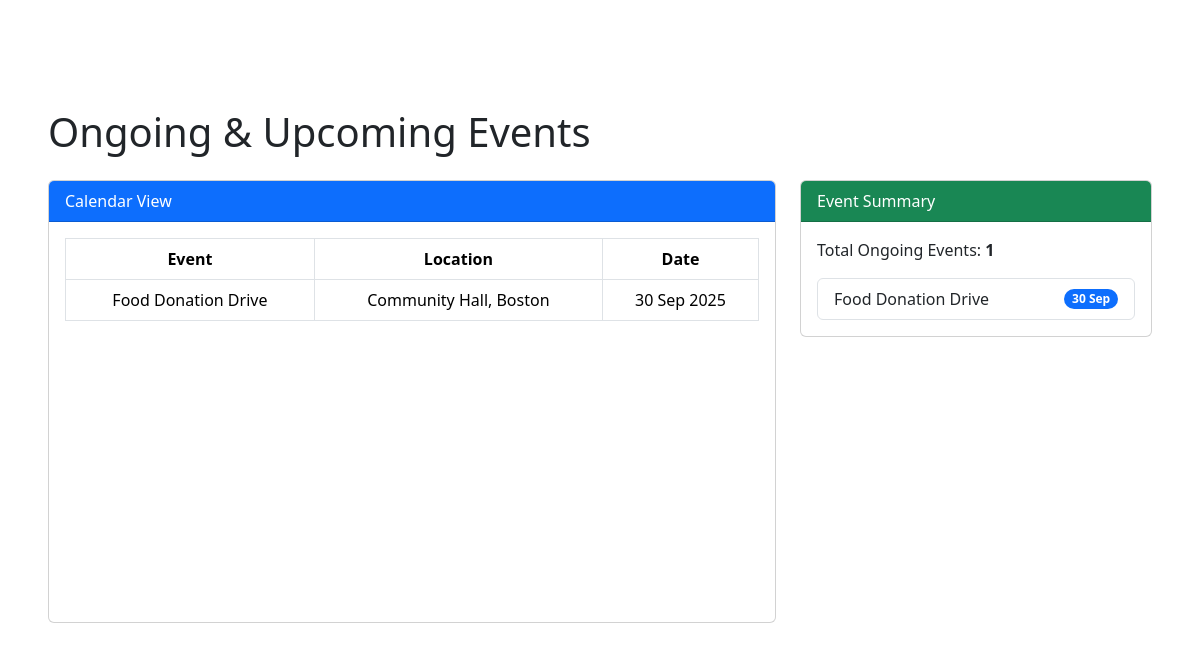
The page /pages/admin/events/events_calendar.php on the database as committed earlier.
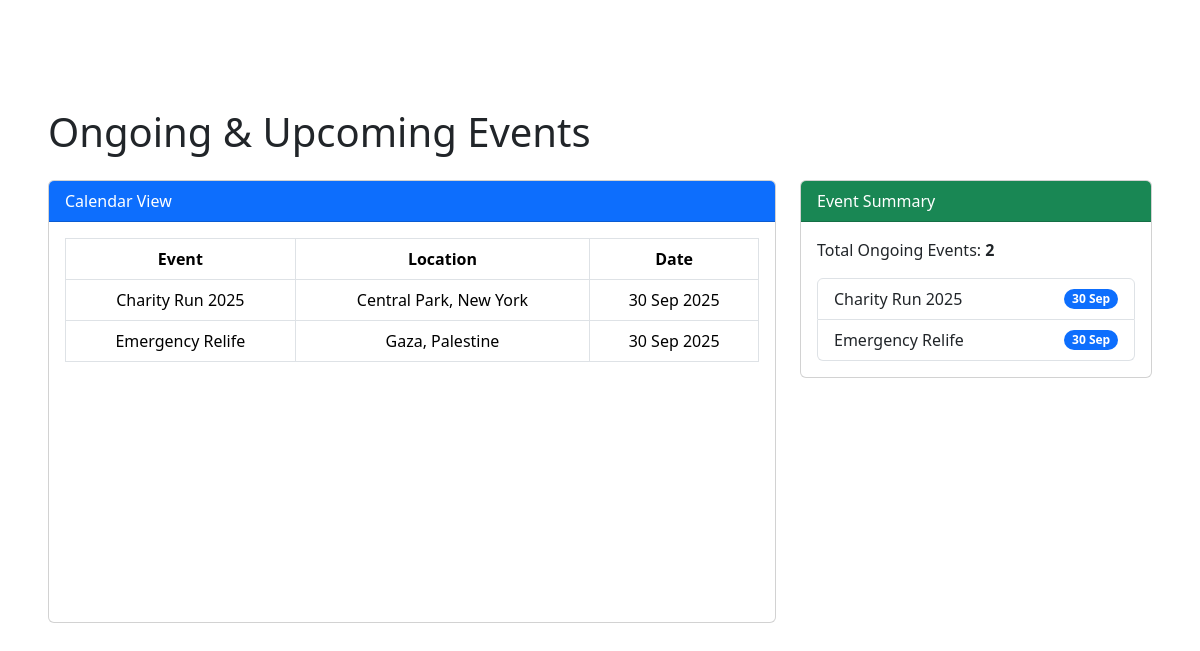
The same page on the database as committed later.
### tables this page shows
CREATE TABLE `events` (
  `id` int(11) NOT NULL,
  `name` varchar(255) NOT NULL,
  `location` varchar(255) DEFAULT NULL,
  `descriptions` varchar(255) NOT NULL,
  `date` date DEFAULT NULL,
  `image_url` varchar(255) NOT NULL,
  `status` enum('Active','Inactive') NOT NULL DEFAULT 'Active'
);

### pages/admin/events/events_calendar.php (the view, shortened to what this page needs)
<?php
include('config.php');
$today = date('Y-m-d');
$sql = "SELECT * FROM events WHERE date >= '$today' ORDER BY date ASC";
$result = $dms->query($sql);
$events = [];
if ($result) {
    while ($row = $result->fetch_assoc()) {
        $events[] = $row;
    }
}
?>
<!DOCTYPE html>
<html lang="en">
<head>
<link href="https://cdn.jsdelivr.net/npm/bootstrap@5.3.3/dist/css/bootstrap.min.css" rel="stylesheet">
<link href="https://cdnjs.cloudflare.com/ajax/libs/font-awesome/6.5.2/css/all.min.css" rel="stylesheet">
</head>
<body>
<div class="container-fluid p-5">
    <h1 class="mb-4">Ongoing & Upcoming Events</h1>
    <div class="row">
        <div class="col-lg-8">
            <div class="card mb-4">
                <div class="card-header bg-primary text-white">
                    Calendar View
                </div>
                <div class="card-body card-calendar">
                    <table class="table table-bordered text-center">
                        <thead>
                            <tr>
                                <th>Event</th>
                                <th>Location</th>
                                <th>Date</th>
                            </tr>
                        </thead>
                        <tbody>
                        <?php if (!empty($events)) : ?>
                            <?php foreach ($events as $event) : ?>
                                <tr>
                                    <td><?= htmlspecialchars($event['name']) ?></td>
                                    <td><?= htmlspecialchars($event['location']) ?></td>
                                    <td><?= date('d M Y', strtotime($event['date'])) ?></td>
                                </tr>
                            <?php endforeach; ?>
                        <?php else: ?>
                            <tr><td colspan="3">No ongoing events.</td></tr>
                        <?php endif; ?>
                        </tbody>
                    </table>
                </div>
            </div>
        </div>
        <div class="col-lg-4">
            <div class="card mb-4">
                <div class="card-header bg-success text-white">Event Summary</div>
                <div class="card-body">
                    <p>Total Ongoing Events: <strong><?= count($events) ?></strong></p>
                    <?php if (!empty($events)) : ?>
                        <ul class="list-group">
                        <?php foreach ($events as $event) : ?>
                            <li class="list-group-item d-flex justify-content-between align-items-center">
                                <?= htmlspecialchars($event['name']) ?>
                                <span class="badge bg-primary rounded-pill"><?= date('d M', strtotime($event['date'])) ?></span>
                            </li>
                        <?php endforeach; ?>
                        </ul>
                    <?php else: ?>
                        <p>No events scheduled.</p>
                    <?php endif; ?>
                </div>
            </div>
        </div>
    </div>
</div>
</body>
</html>

Rows that differ between the two databases and show on the page:
no longer on this page (row edited): events: name "Food Donation Drive", location "Community Hall, Boston", date "30 Sep 2025", date "30 Sep"
now on this page (row edited): events: name "Charity Run 2025", location "Central Park, New York", date "30 Sep 2025", date "30 Sep"
now on this page (row edited): events: name "Emergency Relife", location "Gaza, Palestine", date "30 Sep 2025", date "30 Sep"
Other text that changed with them:
count($events): "1" → "2"
